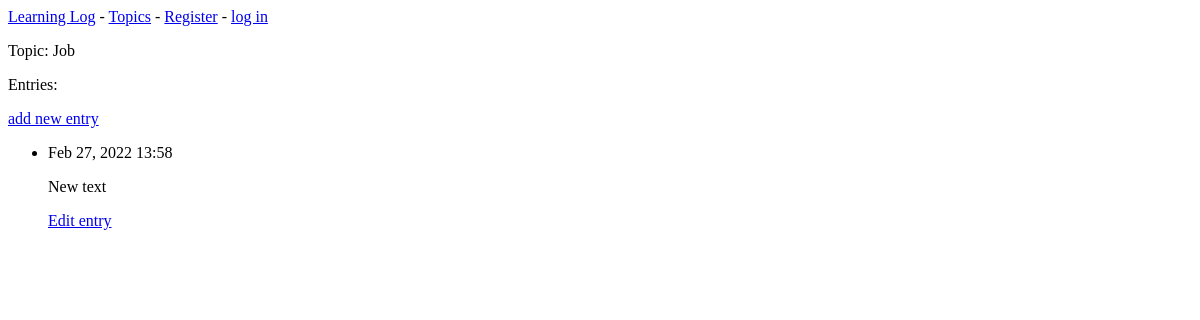
The page /topics/5/ on the database as committed earlier.
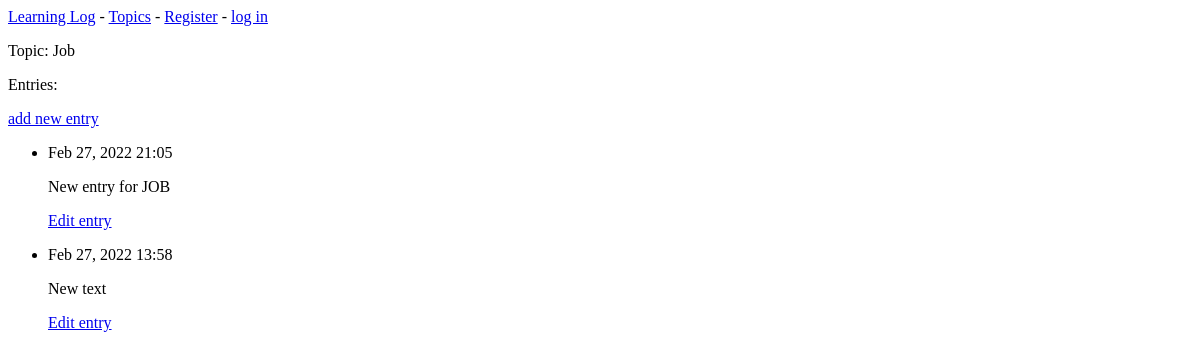
The same page on the database as committed later.
### learning_logs/models.py (models this page shows, shortened)
class Topic(models.Model):
    text = models.CharField(max_length=200)
    date_added = models.DateTimeField(auto_now_add=True)
    def __str__(self):
        return self.text

class Entry(models.Model):  # наследует от базового класса Model
    topic = models.ForeignKey(Topic, on_delete=models.CASCADE)
    text = models.TextField()  # Полю такого типа ограничение размера не требуется
    date_added = models.DateTimeField(auto_now_add=True)
    class Meta:  # класс Meta вкладывается в класс Entry
        verbose_name_plural = 'entries'

### learning_logs/views.py (the view)
# urls.py: path('topics/<int:topic_id>/', views.topic, name='topic'),
def topic(request, topic_id):
    topic = Topic.objects.get(id=topic_id)
    entries = topic.entry_set.order_by('-date_added')
    context = {'topic': topic, 'entries': entries}
    return render(request, 'learning_logs/topic.html', context)

### learning_logs/templates/learning_logs/topic.html
{% extends "learning_logs/base.html" %}
{% block content %}
  <p>Topic: {{ topic }}</p>
  <p>Entries:</p>
  <p>
    <a href="{% url 'learning_logs:new_entry' topic.id %}">add new entry</a>
  </p>
  <ul>
    {% for entry in entries %}
      <li>
        <p>{{ entry.date_added|date:'M d, Y H:i' }}</p>
        <p> {{ entry.text|linebreaks }}</p>
        <p>
          <a href="{% url 'learning_logs:edit_entry' entry.id %}">Edit entry</a>
        </p>
      </li>
    {% empty %}
      <li> There are no entries for this topic yet.</li>
    {% endfor %}
  </ul>
{% endblock content %}

### learning_logs/templates/learning_logs/base.html
<p>
    <a href="{% url 'learning_logs:index' %}">Learning Log</a> -
    <a href="{% url 'learning_logs:topics' %}">Topics</a> -
    {% if user.is_authenticated %}
      Hello, {{ user.username }}.
      <a href="{% url 'users:logout' %}">log out></a>
    {% else %}
      <a href="{% url 'users:register' %}">Register</a> -
      <a href="{% url 'users:login' %}">log in</a>
    {% endif %}
</p>
{% block content %}{% endblock content %}

Rows that differ between the two databases and show on the page:
added Entry: date_added "Feb 27, 2022 21:05", text "New entry for JOB"
